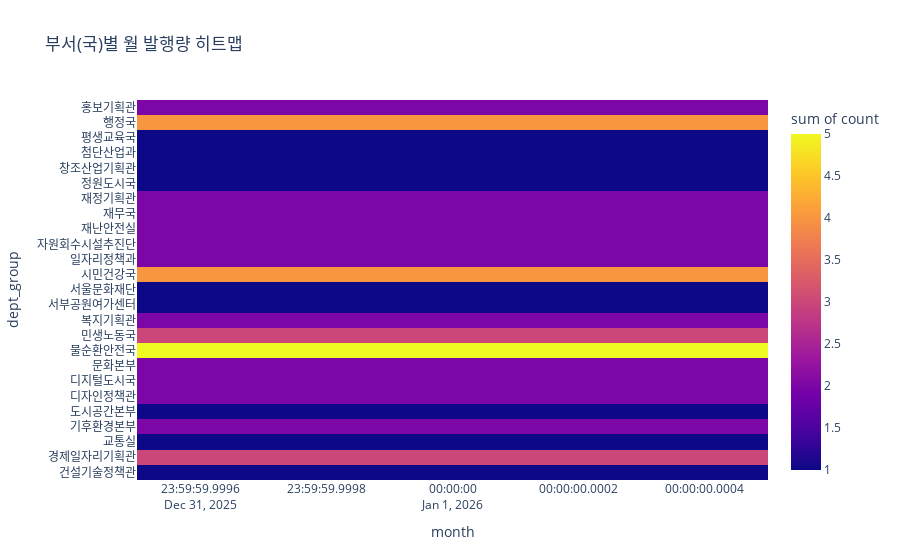

Here is the notebook cell this chart was saved with:
### Code cell
pivot = (df.groupby(["dept_group","month"]).size()
           .reset_index(name="count"))
fig = px.density_heatmap(pivot, x="month", y="dept_group", z="count",
                         title="부서(국)별 월 발행량 히트맵")
fig.show()

### Figure 1 — Plotly figure (JSON) as saved in the notebook; plotly's stock layout.template omitted (floating-point values rounded to 4 significant figures)
{"data": [{"coloraxis": "coloraxis", "histfunc": "sum", "hovertemplate": "month=%{x}<br>dept_group=%{y}<br>sum of count=%{z}<extra></extra>", "name": "", "type": "histogram2d", "x": ["2026-01-01T00:00:00", "2026-01-01T00:00:00", "2026-01-01T00:00:00", "2026-01-01T00:00:00", "2026-01-01T00:00:00", "2026-01-01T00:00:00", "2026-01-01T00:00:00", "2026-01-01T00:00:00", "2026-01-01T00:00:00", "2026-01-01T00:00:00", "2026-01-01T00:00:00", "2026-01-01T00:00:00", "2026-01-01T00:00:00", "2026-01-01T00:00:00", "2026-01-01T00:00:00", "2026-01-01T00:00:00", "2026-01-01T00:00:00", "2026-01-01T00:00:00", "2026-01-01T00:00:00", "2026-01-01T00:00:00", "2026-01-01T00:00:00", "2026-01-01T00:00:00", "2026-01-01T00:00:00", "2026-01-01T00:00:00", "2026-01-01T00:00:00"], "xaxis": "x", "xbingroup": "x", "y": ["건설기술정책관", "경제일자리기획관", "교통실", "기후환경본부", "도시공간본부", "디자인정책관", "디지털도시국", "문화본부", "물순환안전국", "민생노동국", "복지기획관", "서부공원여가센터", "서울문화재단", "시민건강국", "일자리정책과", "자원회수시설추진단", "재난안전실", "재무국", "재정기획관", "정원도시국", "창조산업기획관", "첨단산업과", "평생교육국", "행정국", "홍보기획관"], "yaxis": "y", "ybingroup": "y", "z": [1, 3, 1, 2, 1, 2, 2, 2, 5, 3, 2, 1, 1, 4, 2, 2, 2, 2, 2, 1, 1, 1, 1, 4, 2]}], "layout": {"coloraxis": {"colorbar": {"title": {"text": "sum of count"}}, "colorscale": [[0, "#0d0887"], [0.1111, "#46039f"], [0.2222, "#7201a8"], [0.3333, "#9c179e"], [0.4444, "#bd3786"], [0.5556, "#d8576b"], [0.6667, "#ed7953"], [0.7778, "#fb9f3a"], [0.8889, "#fdca26"], [1, "#f0f921"]]}, "legend": {"tracegroupgap": 0}, "title": {"text": "부서(국)별 월 발행량 히트맵"}, "xaxis": {"anchor": "y", "domain": [0, 1], "title": {"text": "month"}}, "yaxis": {"anchor": "x", "domain": [0, 1], "title": {"text": "dept_group"}}}}
